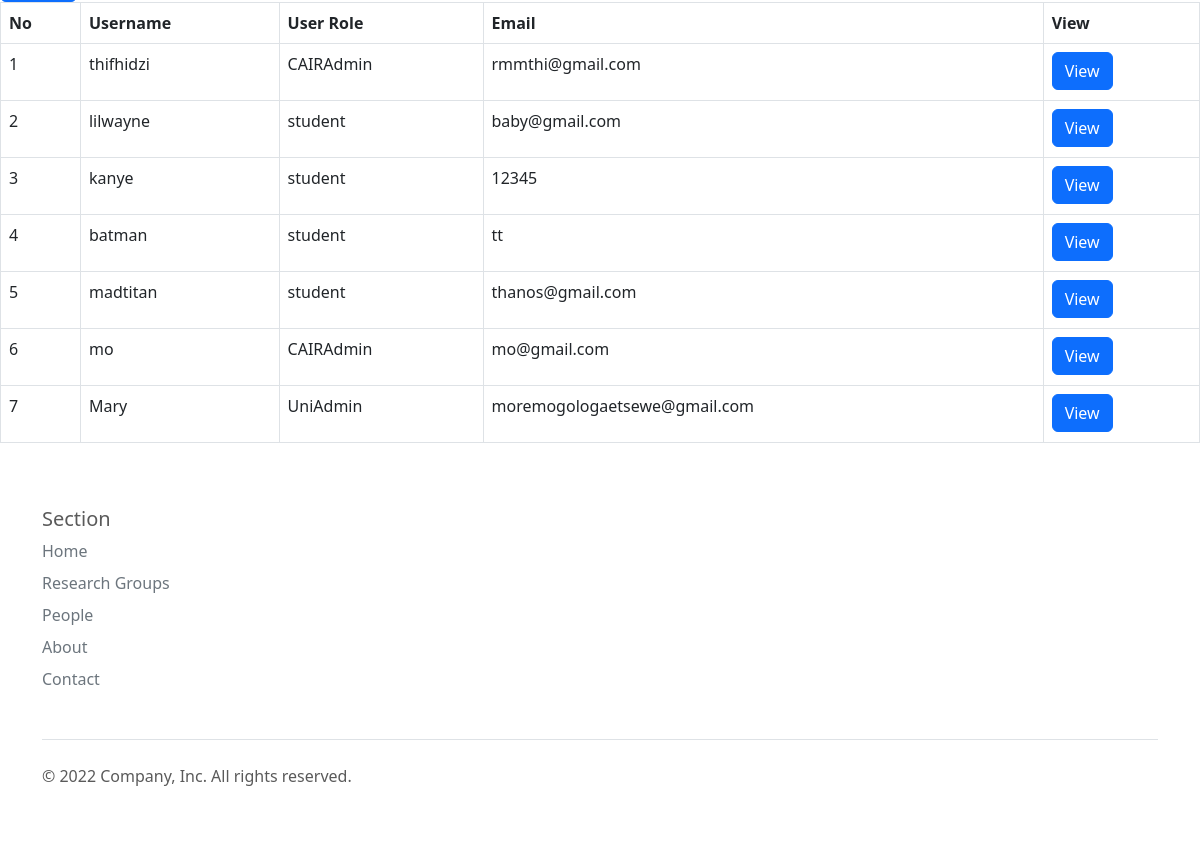
The page /searchPeopleResult/ (lower part) on the database as committed earlier.
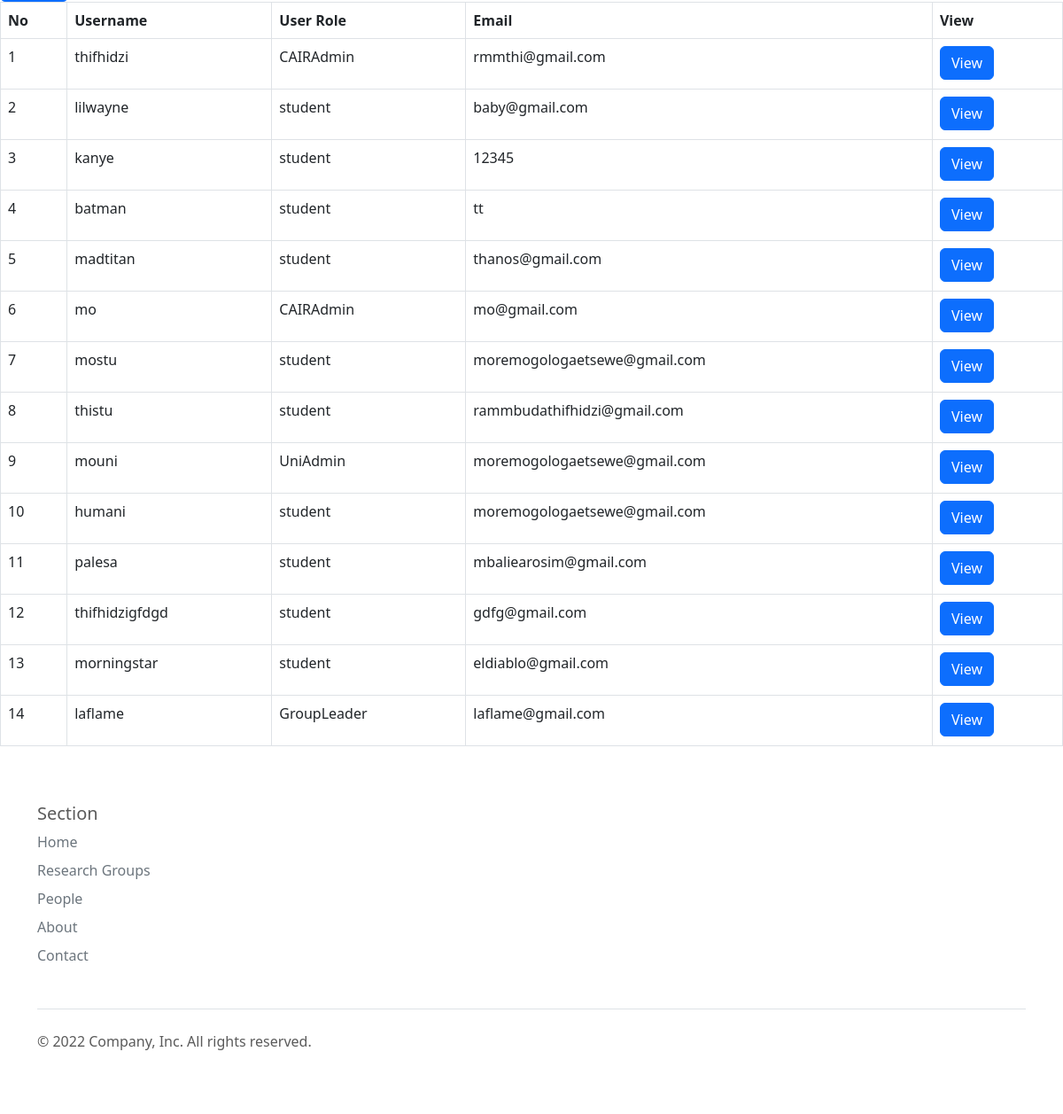
The same page on the database as committed later.
### researchapp/models.py (models this page shows, shortened)
class User(AbstractUser):
    role = models.ForeignKey(Role, on_delete=models.CASCADE, default=None,blank=True , null=TRUE)
    university = models.ForeignKey(University, on_delete=models.CASCADE, default=None,blank=True , null=TRUE)
    group = models.ForeignKey(Group, on_delete=models.CASCADE, default=None,blank=True , null=TRUE)
    bio = models.CharField(max_length=100, blank=True , null=TRUE)
    student_role = models.ForeignKey(StudentRole, on_delete=models.CASCADE, default=None,blank=True , null=TRUE)
    image = models.ImageField(upload_to = 'images/profilePic',blank=True , null=TRUE)
    is_active = models.BooleanField(default=True)

class Role(models.Model):
    RoleType = models.CharField(max_length=100)
    def __str__(self):
        return self.RoleType

### researchapp/views.py (the view)
# urls.py: path('searchPeopleResult/', views.searchPeopleResult, name = 'searchPeopleResult'),
def searchPeopleResult(request):
    university=""
    group=""
    role=""
    query=""
    if ('UniCat' in request.GET):
        university=request.GET['UniCat']
    if ('GroupCat' in request.GET):
        group=request.GET['GroupCat']
    if ('RoleCat' in request.GET):
        role=request.GET['RoleCat']
    if ('query' in request.GET):
        query = request.GET['query']
    context ={
            'users':filter_by_category(request,filter_by_nameAll(request)),
            'groups': Group.objects.all(),
            'UniCategory': University.objects.all(),
                'selectedUni':university,
                'selectedRole': role,
                'selectedGroup': group,
                'searchName': query,
                'Roles': Role.objects.all(),
    }
    return render(request, 'PeopleSearchResults.html', context)

### researchapp/views.py (called while the page is built)
def filter_by_nameAll(request):
    query_string = ''
    if ('query' in request.GET) and request.GET['query']!="":
        query_string = request.GET['query']
        entry_query = get_query(query_string, ['first_name', 'last_name', 'university__name'])
        return User.objects.all().filter(entry_query)
    else:
        return User.objects.all()

def filter_by_category(request, user_list):
    if ('UniCat' in request.GET):
        if request.GET['UniCat']!="":
            user_list=user_list.filter(university__name__icontains=request.GET['UniCat'])
    if ('GroupCat' in request.GET):
        if request.GET['GroupCat']!="":
            user_list=user_list.filter(group__name__icontains=request.GET['GroupCat'])
    if ('RoleCat' in request.GET):
        if request.GET['RoleCat']!="":
            user_list=user_list.filter(role__RoleType__icontains=request.GET['RoleCat'])
    return user_list

### researchapp/templates/PeopleSearchResults.html (shortened to what this page needs)
{% extends 'base.html' %}
{% load static %}
{% block style %}
<link href="https://cdn.jsdelivr.net/npm/bootstrap@5.2.0/dist/css/bootstrap.min.css"
rel="stylesheet">
<link rel="stylesheet" href="{% static 'css/style1.css' %}">
    <body oncontextmenu='return false' class='snippet-body'>
{% endblock %}
{% block body%}
<br>
<br>
                    <div class="table-responsive">
                        <table class="table table-bordered" id="dataTable" width="100%" cellspacing="0">
                            <thead>
                            <tr>
                                <th>No</th>
                                <th>Username</th>
                                <th>User Role</th>
                                <th>Email</th>
                                <th>View</th>
                            </tr>
                            </thead>
                            <tbody>
                        {% if users %}
                            {% for user in users %}
                                <tr>
                                    <td>{{ forloop.counter }}</td>
                                    <td>{{ user.username }}</td>
                                    <td>{% if user.is_publisher == True %}
                                      <p>Publisher</p>
                                    {% elif user.is_admin == True %}
                                      <p>Admin</p>
                                    {% else %}
                                    <p>{{user.role}}</p>
                                      {% endif %}
                                    </td>
                                    <td>{{ user.email }}</td>
                                    <td>
                <a href="{% url 'avprofile' user.pk %}"><button type="button" class="btn btn-primary"> View</button></a>
                 </td>
                            {% endfor %}
                        {% endif %}
                            </tbody>
                        </table>
                    </div>
{% endblock %}

Rows that differ between the two databases and show on the page:
removed User: username "Mary", role "UniAdmin", email "moremogologaetsewe@gmail.com"
added User: username "mostu", role "student", email "moremogologaetsewe@gmail.com"
added User: username "thistu", role "student", email "rammbudathifhidzi@gmail.com"
added User: username "mouni", role "UniAdmin", email "moremogologaetsewe@gmail.com"
added User: username "humani", role "student", email "moremogologaetsewe@gmail.com"
added User: username "palesa", role "student", email "mbaliearosim@gmail.com"
added User: username "thifhidzigfdgd", role "student", email "gdfg@gmail.com"
added User: username "morningstar", role "student", email "eldiablo@gmail.com"
added User: username "laflame", role "GroupLeader", email "laflame@gmail.com"
